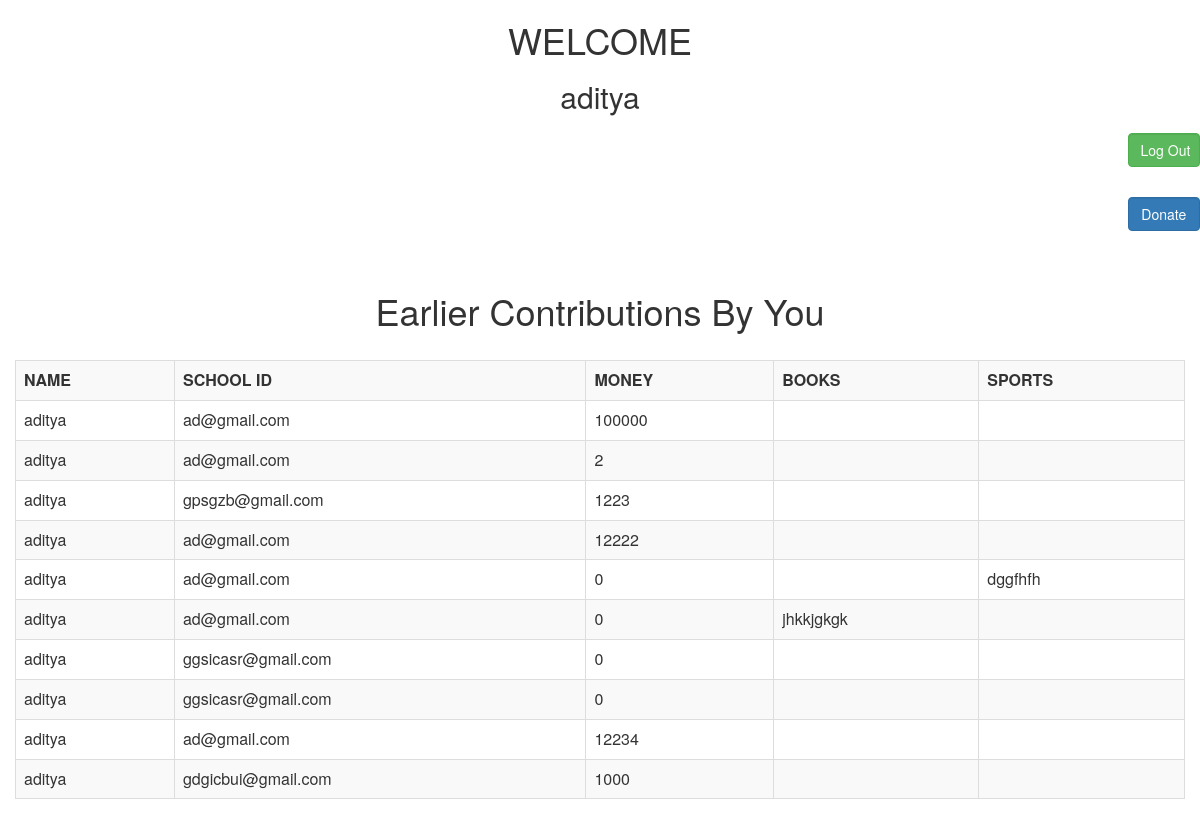
/useraccount.php (signed in), run on the app's committed database.
### tables this page shows
CREATE TABLE `donate` (
  `id` int(200) NOT NULL,
  `name` varchar(10000) NOT NULL,
  `school` mediumtext NOT NULL,
  `money` int(11) NOT NULL,
  `book` varchar(10000) NOT NULL,
  `sports` varchar(10000) NOT NULL
);

### useraccount.php (the view, shortened to what this page needs)
<html>
<head>
  <link rel="stylesheet" type="text/css" href="css/bootstrap-3.3.7-dist/css/bootstrap.css">
   <link rel="stylesheet" type="text/css" href="css/bootstrap-3.3.7-dist/css/bootstrap.min.css">
 <link rel="stylesheet" href="https://maxcdn.bootstrapcdn.com/bootstrap/3.3.7/css/bootstrap.min.css">
</head>
<body>
  <div>
    <h1 style="text-align: center">
      WELCOME
    </h1>
    <h2 style="text-align: center">
      <?php echo $_SESSION['username'];?>
    </h2>
    <h2 style="text-align: center">
      <?php
      $username=$_SESSION['username'];
      ?>
<div class="row">
      <div class ="col-sm-11"></div>
      <div class="col-sm-1">
        <form action="lout.php">
       <input type="submit" class="btn btn-success form-control"value="Log Out">
     </form>
       <form action="schools.php">
       <input type="submit" class="btn btn-primary form-control"value="Donate">
     </form>
      </div>
    </h2>
  </div>
<div class="container-fluid">
  <h1 style="text-align:center;">Earlier Contributions By You</h1>
  <br>
  <div class= "table-responsive">
    <table class=" table table-striped table-hover table-bordered">
      <tr>
      <th>NAME</th>
      <th>SCHOOL ID</th>
      <th>MONEY</th>
      <th>BOOKS</th>
      <th>SPORTS</th>
    </tr>
      <?php
      include 'connection.php';
      $sql="select * from donate where name='$username' order by id DESC";
       $res=mysqli_query($con,$sql);
       while($row=mysqli_fetch_assoc($res))
       {
        ?>
        <tr>
         <td><?php echo $row['name']?></td>
         <td><?php echo $row['school']?></td>
         <td><?php echo $row['money']?></td>
         <td><?php echo $row['book']?></td>
         <td><?php echo $row['sports']?></td>
       </tr>
       <?php
       }
      ?>
    </table>
  </div>
</div>
</body>

### data on the page
donate: name "aditya", school "ad@gmail.com", money "100000"
donate: name "aditya", school "ad@gmail.com", money "2"
donate: name "aditya", school "gpsgzb@gmail.com", money "1223"
donate: name "aditya", school "ad@gmail.com", money "12222"
donate: name "aditya", school "ad@gmail.com", money "0", sports "dggfhfh"
donate: name "aditya", school "ad@gmail.com", money "0", book "jhkkjgkgk"
donate: name "aditya", school "ggsicasr@gmail.com", money "0"
donate: name "aditya", school "ggsicasr@gmail.com", money "0"
donate: name "aditya", school "ad@gmail.com", money "12234"
donate: name "aditya", school "gdgicbui@gmail.com", money "1000"

### other printed values
$_SESSION['username'] "aditya"
